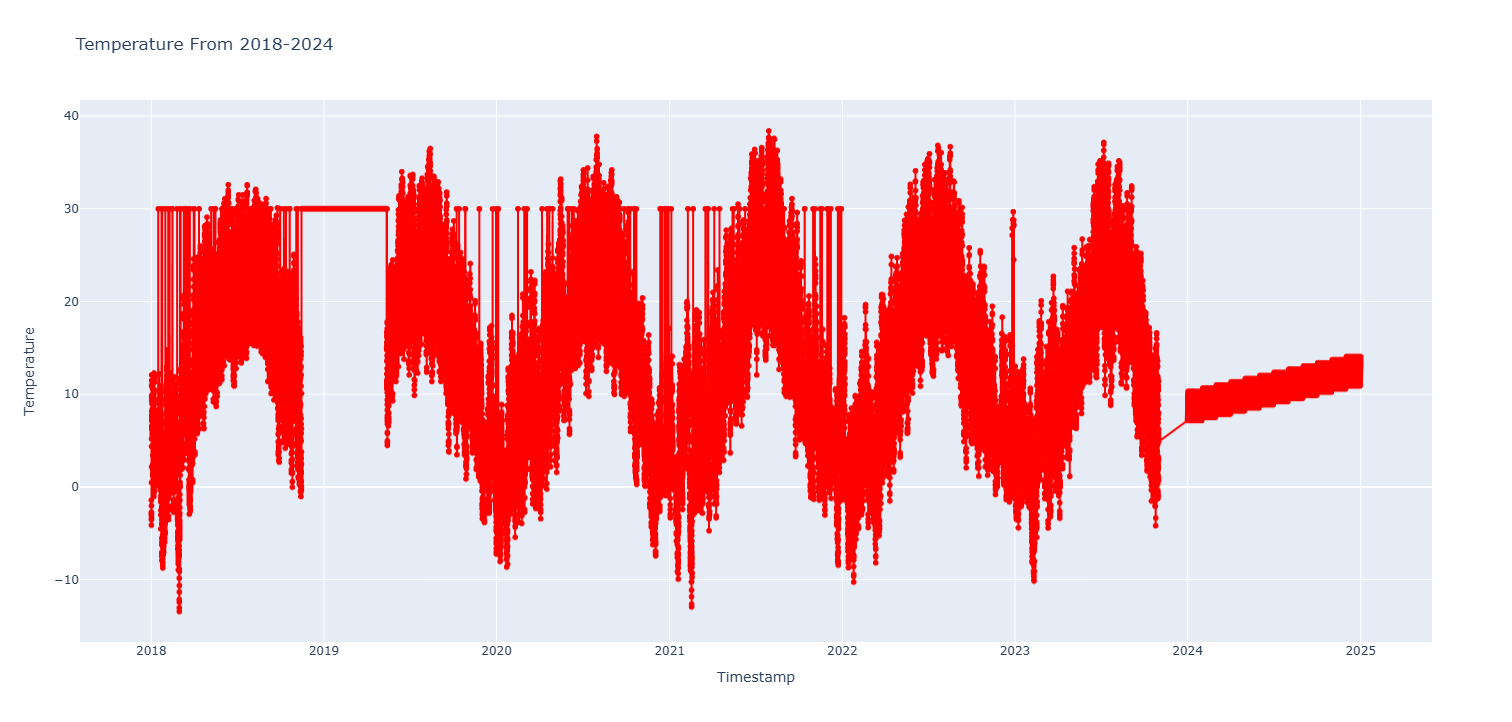

Reproduce this figure in Python.
import pandas as pd
import numpy as np
from sklearn.linear_model import LinearRegression
from sklearn.model_selection import train_test_split
from sklearn.metrics import mean_squared_error
from sklearn.metrics import r2_score
import plotly.express as px
import matplotlib.pyplot as plt
import seaborn as sns

#Leximi i të dhënave (duhet të ketë një file CSV me kolonat 'Timestamp' dhe 'Humidity')
data = pd.read_csv('Temperature/temperature.csv')

#Shikojmë rreshtat e parë të datasetit
print(data.head())

#Shikojmë se sa rreshta dhe kolona kemi brenda datasetit 
print(data.shape)

#Përdorim data.info() për të printuar informacione mbi DataFrame
print(data.info())

#Përdorim describre() për të parë disa statistika bazike 
print(data.describe())

# Kontrollon vlerat null ne kolonen 'Temperature'
null_values = data['Temperature'].isnull().sum()
print(f"Number of null values in 'Temperature' column: {null_values}")

#Konvertimi i kolonës 'Timestamp' në tipin datetime dhe ekstraktimi i vitit dhe ores
data['Timestamp'] = pd.to_datetime(data['Timestamp'])
data['Year'] = data['Timestamp'].dt.year
data['Month'] = data['Timestamp'].dt.month
data['Day'] = data['Timestamp'].dt.day
data['Hour'] = data['Timestamp'].dt.hour

#Përcaktimi i variablave të pavarur dhe të varur
X = data[['Year', 'Month', 'Day', 'Hour']]  # Feature columns (Viti, Muaji, Dita, Ora)
y = data['Temperature']  # Target column (Lagështira)

#Ndara të dhënat në trajnime dhe test
X_train, X_test, y_train, y_test = train_test_split(X, y, test_size=0.2, random_state=42)

#Krijimi dhe trajnimi i modelit të regresionit linear
model = LinearRegression()
model.fit(X_train, y_train)

#Parashikimi mbi të dhënat e testuara
y_pred = model.predict(X_test)

#Vlerësimi i modelit
mse = mean_squared_error(y_test, y_pred)
print(f"Mean Squared Error: {mse}")
print('R²:', r2_score(y_test, y_pred))

#Parashikimi për të gjithë vitin 2024 (për çdo orë nga 1 janari deri më 31 dhjetor)
# Krijimi i të dhënave për secilën orë të vitit 2024
date_rng = pd.date_range(start='2024-01-01 00:00:00', end='2024-12-31 23:00:00', freq='H')
X_2024 = pd.DataFrame({
    'Year': date_rng.year,
    'Month': date_rng.month,
    'Day': date_rng.day,
    'Hour': date_rng.hour
})

# Parashikimi i lagështirës për vitin 2024
y_2024_pred = model.predict(X_2024)

#Ruajtja e parashikimeve për vitin 2024 në një DataFrame
predicted_2024 = pd.DataFrame({
    'Timestamp': date_rng,
    'Temperature': y_2024_pred
})

# Bashkimi i të dhënave ekzistuese me ato të parashikuara për vitin 2024
# Përsëri ruajmë vetëm kolonat Timestamp dhe Temperature
all_data = pd.concat([data[['Timestamp', 'Temperature']], predicted_2024], ignore_index=True)

#Ruajtja e dataset-it të ri në një file CSV
all_data.to_csv('Temperature/temperature_data_2018_2024.csv', index=False)

print("Të dhënat janë ruajtur në file-in temperature_data_2018_2024.csv")

#Shikojmë rreshtat e parë të datasetit
print(all_data.head())

#Shikojmë se sa rreshta dhe kolona kemi brenda datasetit 
print(all_data.shape)

#Përdorim data.info() për të printuar informacione mbi DataFrame
print(all_data.info())

#Përdorim describre() për të parë disa statistika bazike 
print(all_data.describe())

# Krijoni grafik interaktiv me plotly
fig = px.line(all_data, x='Timestamp', y='Temperature', title="Temperature From 2018-2024")

# Personalizoni grafikun (opsional)
fig.update_traces(mode='lines+markers', line=dict(color='red'))

# Shfaq grafikun
fig.show()

all_data['Timestamp'] = pd.to_datetime(all_data['Timestamp'], utc=True, errors='coerce')
print(all_data['Timestamp'].dtype)
monthly_data = all_data.set_index('Timestamp').resample('M').mean()[1:]
yearly_data = all_data.set_index('Timestamp').resample('Y').mean()[1:]
print(monthly_data.head())
print(yearly_data)

plt.figure(figsize=(20, 10))
plt.title("Temperature From 2018-2024")
sns.lineplot(x=data['Timestamp'], y=data['Temperature'], marker='o', color='red')
plt.xlabel("Year")
plt.ylabel("Temperature")
plt.xticks(rotation=45)  # Rrotullon etiketat e boshtit X për lehtësim leximi
plt.tight_layout()  # Siguron që grafiku të mos prerë ndonjë etiketë
#plt.show()  # Shfaq grafikun

avg_monthly_temperature = pd.DataFrame(all_data.groupby([all_data["Timestamp"].dt.month])["Temperature"].mean())
avg_monthly_temperature.reset_index(inplace=True)

plt.figure(figsize=(20,10))
plt.title("Monthly Average Temperature From 2018-2024")
sns.lineplot(x=avg_monthly_temperature['Timestamp'],y=avg_monthly_temperature['Temperature'])
plt.xlabel("Month")
#plt.show()

plt.figure(figsize=(20,10))
plt.title("Temperatura Mesatare Mujore Nga 2018-2024")
sns.barplot(x=avg_monthly_temperature['Timestamp'],y=avg_monthly_temperature['Temperature'], palette="mako")
plt.xlabel("Month")
plt.show()

#Analiza Korelacionit
#data.corr(method = 'pearson')

#plt.figure(figsize=(12,10))
#plt.title("Correlation between all columns")
#sns.heatmap(data= data.corr(), cmap="rocket", annot=True)
#plt.show()
